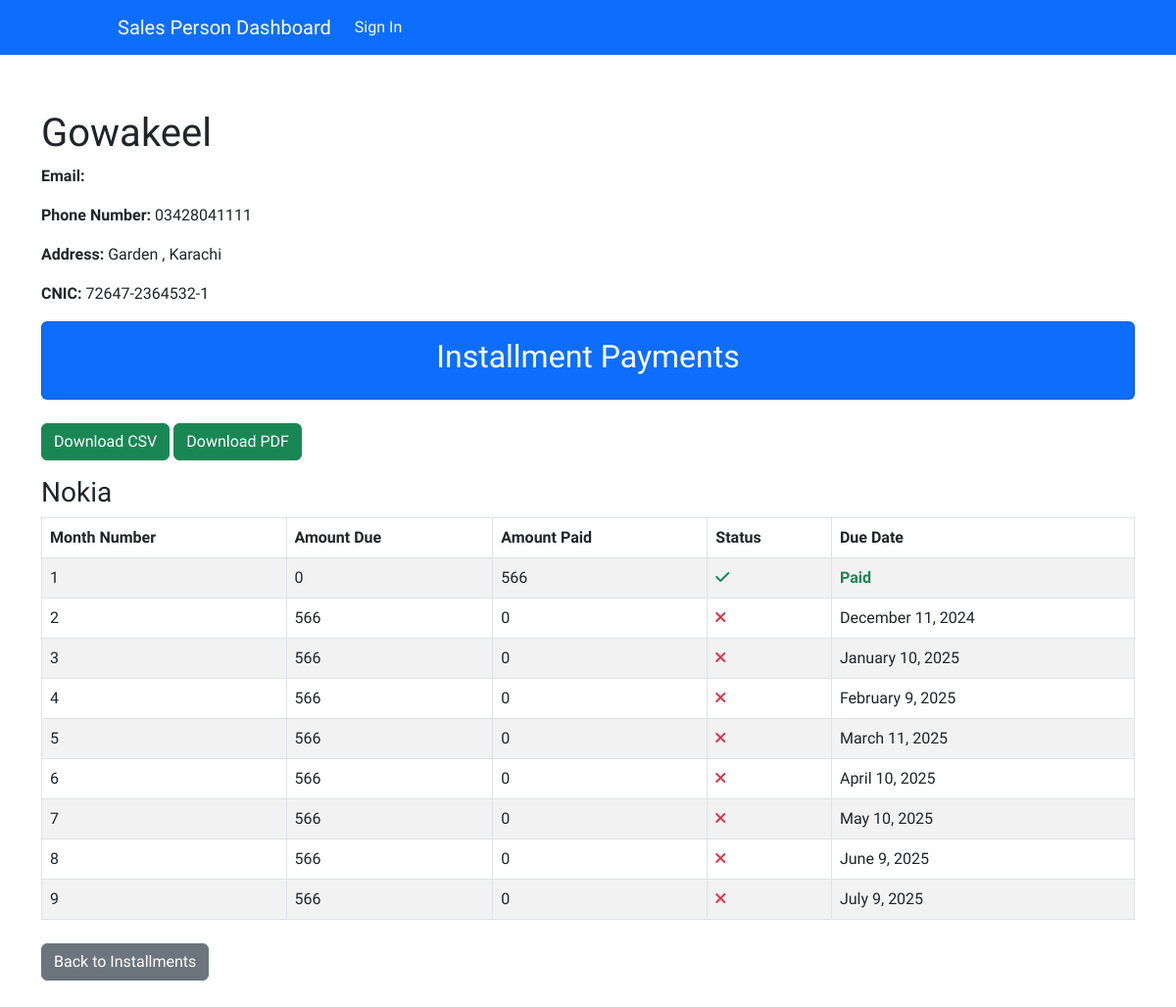
The app's page /account/customer/12/, older data.
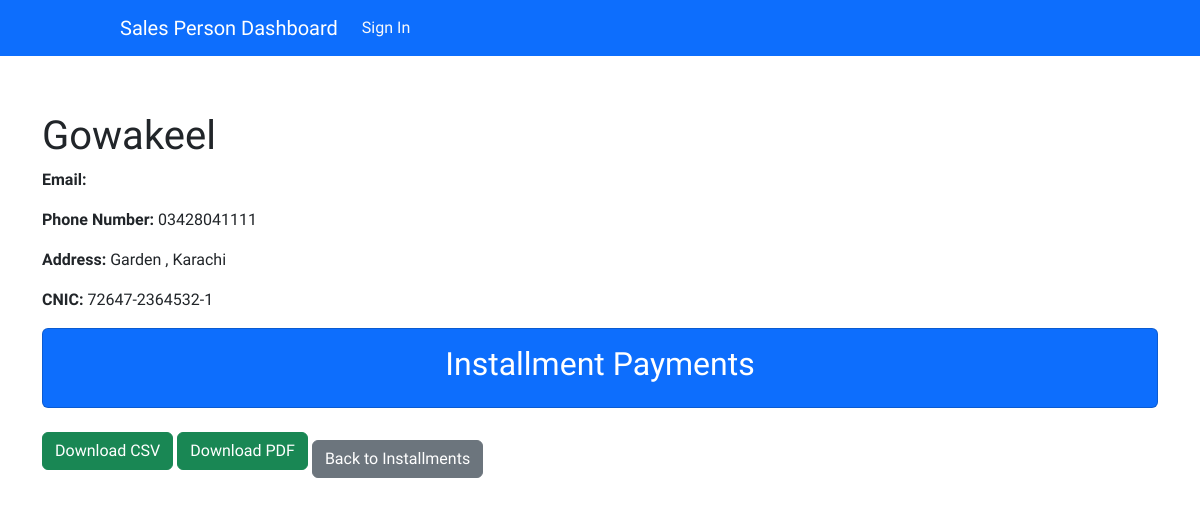
The same page, newer data.
### account/models.py (models this page shows, shortened)
class Customer(models.Model):
    first_name = models.CharField(max_length=50)
    last_name = models.CharField(max_length=50)
    email = models.EmailField(max_length=50)
    phone_number = models.CharField(max_length=15)
    address = models.TextField()
    cnic = models.CharField(max_length=15, unique=True)

### order/models.py (models this page shows, shortened)
class OrderItem(models.Model):
    order = models.ForeignKey(Order, related_name='items', on_delete=models.CASCADE)
    customer = models.ForeignKey(Customer, on_delete=models.CASCADE, related_name='order_items')
    product = models.ForeignKey(Product, on_delete=models.SET_NULL, null=True)
    quantity = models.PositiveIntegerField(default=1)
    price = models.DecimalField(max_digits=10, decimal_places=2)
    total_price = models.DecimalField(max_digits=10, decimal_places=2)  # Pre-calculated

class InstallmentPayment(models.Model):
    order_item = models.ForeignKey('OrderItem', related_name='installments', on_delete=models.CASCADE)
    customer = models.ForeignKey(Customer, on_delete=models.CASCADE, related_name='installments')
    month_number = models.PositiveIntegerField()
    amount_due = models.IntegerField()
    amount_paid = models.IntegerField(default=0)
    is_paid = models.BooleanField(default=False)
    initial_amount_due = models.DecimalField(max_digits=10, decimal_places=2, editable=False)  # Track the original amount_due
    due_date = models.DateTimeField(null=True, blank=True)

### products/models.py (models this page shows, shortened)
class Product(models.Model):
    name = models.CharField(max_length=100)
    photo = models.ImageField(upload_to='products_images')
    price = models.IntegerField()
    details = models.TextField()
    category = models.ForeignKey(Category, on_delete=models.CASCADE)
    date = models.DateTimeField(auto_now_add=True)
    inventory = models.IntegerField(default=1, validators=[MinValueValidator(0)])
    delivery_fee = models.IntegerField(default=290)
    down_payment_3_months = models.FloatField(default=30.0)
    down_payment_6_months = models.FloatField(default=20.0)
    down_payment_9_months = models.FloatField(default=15.0)
    down_payment_12_months = models.FloatField(default=10.0)
    fee_3_months = models.FloatField(default=10.0)
    fee_6_months = models.FloatField(default=15.0)
    fee_9_months = models.FloatField(default=20.0)
    fee_12_months = models.FloatField(default=30.0)

### account/views.py (the view)
# urls.py: path('customer/<int:customer_id>/', views.customer_detail_view, name='customer_detail'),
def customer_detail_view(request, customer_id):
    customer = get_object_or_404(Customer, id=customer_id)
    installments = customer.installments.all()
    grouped_installments = defaultdict(list)
    for installment in installments:
        grouped_installments[installment.order_item].append(installment)
    return render(request, 'account/customer_detail.html', {
        'customer': customer,
        'grouped_installments': dict(grouped_installments),
    })

### account/templates/account/customer_detail.html
{% extends "base.html" %}
{% load humanize %}
{% block content %}
<div class="container mt-4">
    <h1>{{ customer.first_name }} {{ customer.last_name }}</h1>
    <p><strong>Email:</strong> {{ customer.email }}</p>
    <p><strong>Phone Number:</strong> {{ customer.phone_number }}</p>
    <p><strong>Address:</strong> {{ customer.address }}</p>
    <p><strong>CNIC:</strong> {{ customer.cnic }}</p>
    <div class="card text-white bg-primary text-center mb-4">
        <div class="card-body">
            <h2 class="card-title">Installment Payments</h2>
        </div>
    </div>
    <a href="{% url 'customer_reports:download_installments' customer.id %}" class="btn btn-success mb-3">Download CSV</a>
    <a href="{% url 'customer_reports:download_installments_pdf' customer.id %}" class="btn btn-success mb-3">Download PDF</a>
    {% for order_item, installments in grouped_installments.items %}
        <h3>{{ order_item.product.name }}</h3>
        <table class="table table-striped table-bordered mb-4">
            <thead class="thead-dark">
                <tr>
                    <th>Month Number</th>
                    <th>Amount Due</th>
                    <th>Amount Paid</th>
                    <th>Status</th>
                    <th>Due Date</th>
                </tr>
            </thead>
            <tbody>
                {% for installment in installments %}
                    <tr>
                        <td>{{ installment.month_number }}</td>
                        <td>{{ installment.amount_due | intcomma:False }}</td>
                        <td>{{ installment.amount_paid | intcomma:False }}</td>
                        <td>
                            {% if installment.is_paid %}
                            <i class="fas fa-check text-success"></i>
                            {% else %}
                            <i class="fas fa-times text-danger"></i>
                            {% endif %}
                        </td>
                        <td>
                            {% if installment.is_paid %}
                            <b>
                                <span class="text-success">Paid</span>
                            </b>
                            {% else %}
                            {{ installment.due_date|date:"F j, Y" }}
                            {% endif %}
                        </td>
                    </tr>
                {% empty %}
                    <tr>
                        <td colspan="5" class="text-center">No installments found for this order item.</td>
                    </tr>
                {% endfor %}
            </tbody>
        </table>
    {% endfor %}
    <a href="{% url 'order:total_bill' %}" class="btn btn-secondary">Back to Installments</a>
</div>
{% endblock content %}

### templates/base.html (shortened to what this page needs)
{% load static %}
<!DOCTYPE html>
<html lang="en">
<head>
    <link rel="stylesheet" href="{% static 'CSS/style.css' %}">
    <link rel="stylesheet" href="https://cdnjs.cloudflare.com/ajax/libs/font-awesome/6.0.0-beta3/css/all.min.css">
    <link href="https://cdn.jsdelivr.net/npm/bootstrap@5.3.0-alpha1/dist/css/bootstrap.min.css" rel="stylesheet">
</head>
<body>
    <nav class="navbar navbar-expand-lg navbar-dark bg-primary">
        <div class="navbar-container d-flex justify-content-between align-items-center w-100">
            <a class="navbar-brand" href="{% url 'products:category_list' %}">Sales Person Dashboard</a>
            <div class="collapse navbar-collapse" id="navbarNav">
                <div class="navbar-nav">
                    {% if not request.user.is_authenticated %}
                    <a class="nav-link text-light" href="{% url 'account:signin' %}">Sign In</a>
                    {% endif %}
                </div>
            </div>
        </div>
    </nav>
    {% block content %}
    {% endblock %}
</body>
</html>

### static/CSS/style.css (style rules this page uses)
:root { --color-red: hsl(14, 86%, 42%); --color-rose-50: hsl(20, 50%, 98%); --color-rose-100: hsl(13, 31%, 94%); --color-rose-300: hsl(14, 25%, 72%); --color-rose-500: hsl(12, 20%, 44%); --color-rose-900: hsl(14, 65%, 9%); --font-body: 'Red Hat Text', sans-serif; --font-size-body: 16px; --font-weight-normal: 400; --font-weight-medium: 600; --font-weight-bold: 700; }
* { font-family: var(--font-body); box-sizing: border-box; }
body { min-height: 100vh; margin: 0; padding: 0; font-size: var(--font-size-body); background-color: var(--color-rose-50); }
.container { padding: 2rem 2rem 5rem; }

### templates/base.html (style rules this page uses)
.navbar-container { max-width: 960px; margin: 0 auto; }

Row changes from the older to the newer data that the page shows:
removed OrderItem: product.name "Nokia"
removed InstallmentPayment: month_number "1", amount_due "0", amount_paid "566", is_paid True (drawn)
removed InstallmentPayment: month_number "2", amount_due "566", amount_paid "0", is_paid False (drawn), due_date "December 11, 2024"
removed InstallmentPayment: month_number "3", amount_due "566", amount_paid "0", is_paid False (drawn), due_date "January 10, 2025"
removed InstallmentPayment: month_number "4", amount_due "566", amount_paid "0", is_paid False (drawn), due_date "February 9, 2025"
removed InstallmentPayment: month_number "5", amount_due "566", amount_paid "0", is_paid False (drawn), due_date "March 11, 2025"
removed InstallmentPayment: month_number "6", amount_due "566", amount_paid "0", is_paid False (drawn), due_date "April 10, 2025"
removed InstallmentPayment: month_number "7", amount_due "566", amount_paid "0", is_paid False (drawn), due_date "May 10, 2025"
removed InstallmentPayment: month_number "8", amount_due "566", amount_paid "0", is_paid False (drawn), due_date "June 9, 2025"
removed InstallmentPayment: month_number "9", amount_due "566", amount_paid "0", is_paid False (drawn), due_date "July 9, 2025"
